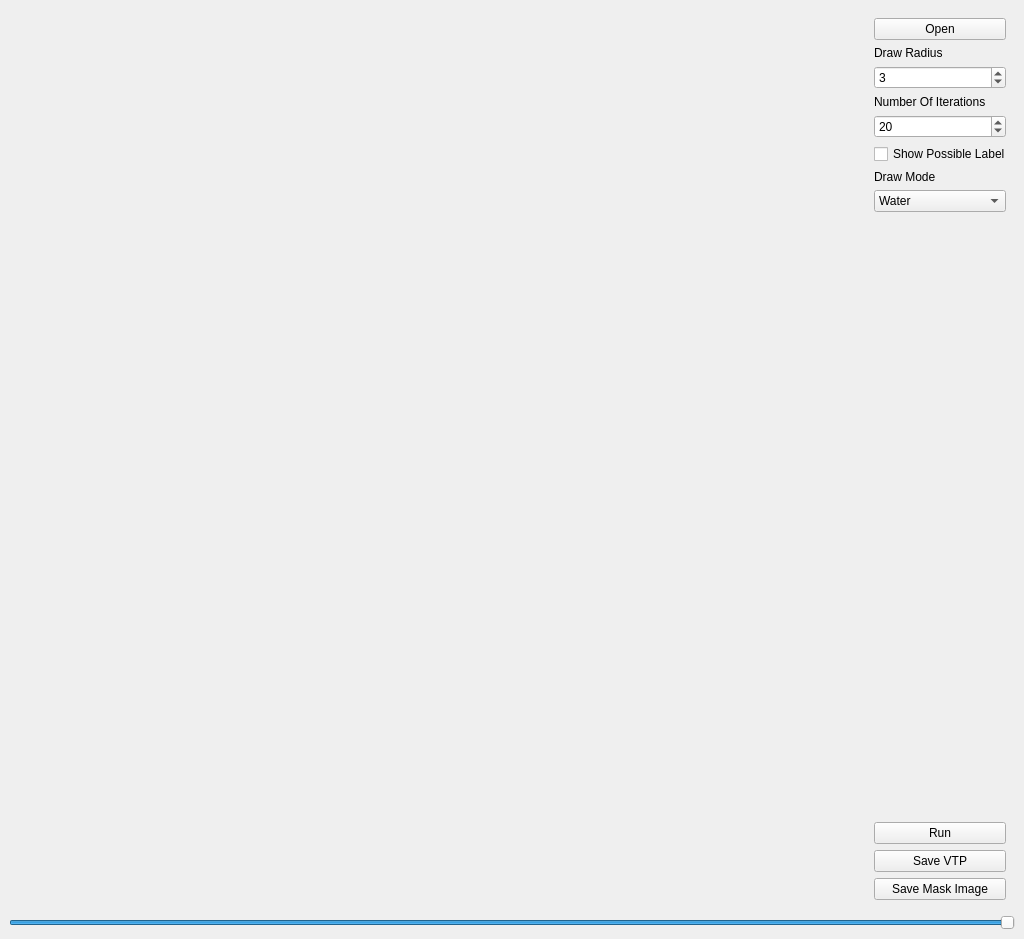
<?xml version="1.0" encoding="UTF-8"?>
<ui version="4.0">
 <class>grabCuts</class>
 <widget class="QMainWindow" name="grabCuts">
  <property name="geometry">
   <rect>
    <x>0</x>
    <y>0</y>
    <width>1024</width>
    <height>939</height>
   </rect>
  </property>
  <property name="windowTitle">
   <string>GrabCut</string>
  </property>
  <widget class="QWidget" name="centralwidget">
   <layout class="QGridLayout" name="gridLayout">
    <item row="0" column="0">
     <widget class="QVTKWidget" name="qvtkWidget" native="true">
      <property name="baseSize">
       <size>
        <width>0</width>
        <height>0</height>
       </size>
      </property>
      <property name="font">
       <font>
        <pointsize>35</pointsize>
       </font>
      </property>
     </widget>
    </item>
    <item row="0" column="1">
     <widget class="QWidget" name="verticalWidget" native="true">
      <property name="maximumSize">
       <size>
        <width>150</width>
        <height>16777215</height>
       </size>
      </property>
      <layout class="QVBoxLayout" name="verticalLayout">
       <item>
        <widget class="QPushButton" name="Open">
         <property name="text">
          <string>Open</string>
         </property>
        </widget>
       </item>
       <item>
        <widget class="QLabel" name="label">
         <property name="text">
          <string>Draw Radius</string>
         </property>
        </widget>
       </item>
       <item>
        <widget class="QSpinBox" name="DrawSize">
         <property name="minimum">
          <number>0</number>
         </property>
         <property name="value">
          <number>3</number>
         </property>
        </widget>
       </item>
       <item>
        <widget class="QLabel" name="label_2">
         <property name="text">
          <string>Number Of Iterations</string>
         </property>
        </widget>
       </item>
       <item>
        <widget class="QSpinBox" name="NumberOfIter">
         <property name="minimum">
          <number>1</number>
         </property>
         <property name="value">
          <number>20</number>
         </property>
        </widget>
       </item>
       <item>
        <widget class="QCheckBox" name="DrawPossible">
         <property name="text">
          <string>Show Possible Label</string>
         </property>
        </widget>
       </item>
       <item>
        <widget class="QLabel" name="label_3">
         <property name="text">
          <string>Draw Mode</string>
         </property>
        </widget>
       </item>
       <item>
        <widget class="QComboBox" name="DrawMode">
         <item>
          <property name="text">
           <string>Water</string>
          </property>
         </item>
         <item>
          <property name="text">
           <string>Land</string>
          </property>
         </item>
         <item>
          <property name="text">
           <string>Possible Water</string>
          </property>
         </item>
         <item>
          <property name="text">
           <string>Possible Land</string>
          </property>
         </item>
        </widget>
       </item>
       <item>
        <spacer name="verticalSpacer">
         <property name="orientation">
          <enum>Qt::Vertical</enum>
         </property>
         <property name="sizeHint" stdset="0">
          <size>
           <width>20</width>
           <height>40</height>
          </size>
         </property>
        </spacer>
       </item>
       <item>
        <widget class="QPushButton" name="Run">
         <property name="text">
          <string>Run</string>
         </property>
        </widget>
       </item>
       <item>
        <widget class="QPushButton" name="SaveVTP">
         <property name="text">
          <string>Save VTP</string>
         </property>
        </widget>
       </item>
       <item>
        <widget class="QPushButton" name="SaveMask">
         <property name="text">
          <string>Save Mask Image</string>
         </property>
        </widget>
       </item>
      </layout>
     </widget>
    </item>
    <item row="1" column="0" colspan="2">
     <widget class="QSlider" name="LabelTrans">
      <property name="maximum">
       <number>255</number>
      </property>
      <property name="value">
       <number>255</number>
      </property>
      <property name="orientation">
       <enum>Qt::Horizontal</enum>
      </property>
     </widget>
    </item>
   </layout>
  </widget>
  <action name="actionOpenFile">
   <property name="enabled">
    <bool>true</bool>
   </property>
   <property name="text">
    <string>Open File...</string>
   </property>
  </action>
  <action name="actionExit">
   <property name="text">
    <string>Exit</string>
   </property>
  </action>
  <action name="actionPrint">
   <property name="text">
    <string>Print</string>
   </property>
  </action>
  <action name="actionHelp">
   <property name="text">
    <string>Help</string>
   </property>
  </action>
  <action name="actionSave">
   <property name="text">
    <string>Save</string>
   </property>
  </action>
 </widget>
 <customwidgets>
  <customwidget>
   <class>QVTKWidget</class>
   <extends>QWidget</extends>
   <header>QVTKWidget.h</header>
  </customwidget>
 </customwidgets>
 <resources/>
 <connections/>
</ui>
